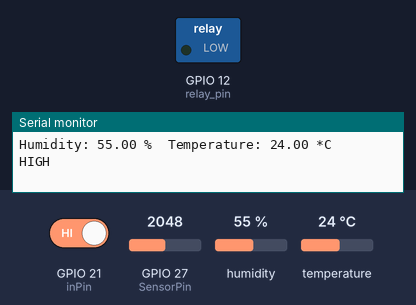
Bench run of a sketch on a simulated ESP32. Shown: switched loads named in the sketch (green lamp = pin HIGH), the last lines printed to the serial monitor. Inputs (shaded band) come from the test bench; at power-on: GPIO 21 (inPin) HIGH, GPIO 27 (SensorPin) = 2048, humidity 55 %, temperature 24 °C. No radio packets arrive unless stated.

Above: at 8.9 s.
9.0 s: GPIO 21 (inPin) driven LOW
At 10.7 s:
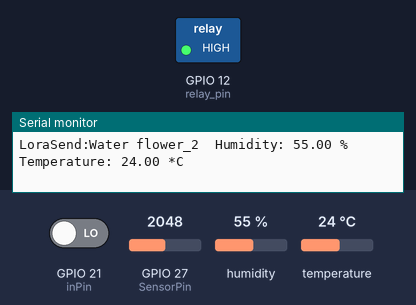
20.3 s: GPIO 21 (inPin) driven HIGH
At 28.2 s:
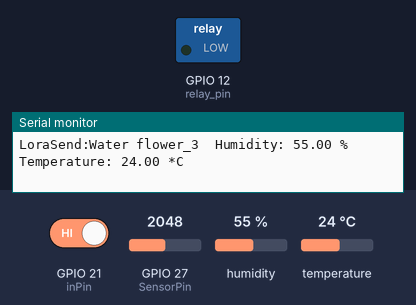
Timing chart, 0 to 37.5 s (numbered marks = the images above; inputs shaded):
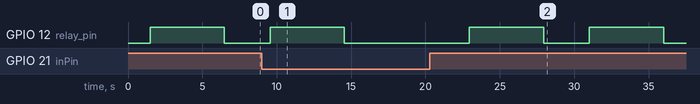

The sketch:

DHTtester.ino
```cpp
// Example testing sketch for various DHT humidity/temperature sensors
// Written by ladyada, public domain

#include "DHT.h"
#include <LoRa.h>

#define DHTPIN 2     // what pin we're connected to
#define relay_pin 12
#define SensorPin 27
#define inPin  21

// Uncomment whatever type you're using!
//#define DHTTYPE DHT11   // DHT 11
#define DHTTYPE DHT22   // DHT 22  (AM2302)
//#define DHTTYPE DHT21   // DHT 21 (AM2301)

/*Notice: The DHT10 is different from other DHT* sensor ,it uses i2c interface rather than one wire*/
          /*So it doesn't require a pin.*/

char currentrs[64]; int cnt=0; int num=0; String tmp=""; char currentid[64]; String tmp1="";
String payload="";
String receivedText;
String receivedRssi;
float sensorValue = 0;
int val = LOW;
int flag = 0;


#define SS      18
#define RST     14
#define DI0     26
#define BAND    433E6

//#define DHTTYPE DHT10

// Connect pin 1 (on the left) of the sensor to +5V
// Connect pin 2 of the sensor to whatever your DHTPIN is
// Connect pin 4 (on the right) of the sensor to GROUND
// Connect a 10K resistor from pin 2 (data) to pin 1 (power) of the sensor

DHT dht(DHTPIN, DHTTYPE);

void setup()
{
    LoRa.setPins(SS, RST, DI0);
    while (!Serial);  //if just the the basic function, must connect to a computer

    Serial.begin(115200);
    pinMode(relay_pin, OUTPUT);
    pinMode(inPin, INPUT);
    Serial.println("DHTxx test!");
    Wire.begin();

    /*if using WIO link,must pull up the power pin.*/
    // pinMode(PIN_GROVE_POWER, OUTPUT);
    // digitalWrite(PIN_GROVE_POWER, 1);

    dht.begin();


    if (!LoRa.begin(BAND)) {
      Serial.println("Starting LoRa failed!");
      //u8x8.drawString(0, 1, "Starting LoRa failed!");
      while (1);
  }


}

void loop()
{
    delay(10);
    float temp_hum_val[2] = {0};
    digitalWrite(relay_pin, LOW);
    if(!dht.readTempAndHumidity(temp_hum_val)){
        Serial.print("Humidity: ");
        Serial.print(temp_hum_val[0]);
        Serial.print(" %\t");
        Serial.print("Temperature: ");
        Serial.print(temp_hum_val[1]);
        Serial.println(" *C");
        delay(10);

        tmp1 = "Humidity: "+ String(temp_hum_val[0]) + " %\t" + "Temperature: "+ String(temp_hum_val[1]) + " *C";


        //if(int(temp_hum_val[0]) > 90){

    }
    else{
       Serial.println("Failed to get temprature and humidity value.");
    }


    delay(10);
    //val = digitalRead(inPin);

    if (digitalRead(inPin) == LOW)
    {
      Serial.println("LOW");
      flag = 0;
    }
    else
    {
      Serial.println("HIGH");
      flag = 1;
    }

    /*
    val = digitalRead(inPin);
    Serial.println(val);
    */


    delay(1000);
    // Reading temperature or humidity takes about 250 milliseconds!
    // Sensor readings may also be up to 2 seconds 'old' (its a very slow sensor)

    sensorValue = 0;

    sensorValue = analogRead(SensorPin);
    delay(100);

    //sensorValue = sensorValue/100.0;
    Serial.print("soil moisture: ");
    Serial.println(sensorValue);
    delay(30);

    if (flag > 0){

      payload="Water flower";
      cnt=(cnt+1) % 10;

      for(int i=1; i<4; i++)
      {
        LoRa.beginPacket();

        tmp=payload+"_"+String(cnt)+" ";
        LoRa.print(tmp);
        LoRa.print(tmp1);
        //LoRa.endPacket(); //retorno= 1:sucesso | 0: falha

        Serial.println("LoraSend:"+tmp+" "+tmp1);
        delay(100);
      }


      digitalWrite(relay_pin, HIGH);   // turn the LED on (HIGH is the voltage level)
      delay(5000);                       // wait for a second
      digitalWrite(relay_pin, LOW);    // turn the LED off by making the voltage LOW
      delay(100);
    }


   delay(1500);
}
```

Measured:
- after the input at 9.0 s, GPIO 12 (relay_pin): goes on until 14.6 s, then stays LOW
- after the input at 20.3 s, GPIO 12 (relay_pin): alternates HIGH for 5.0 s and LOW for 3.1 s, starting after 2.7 s
